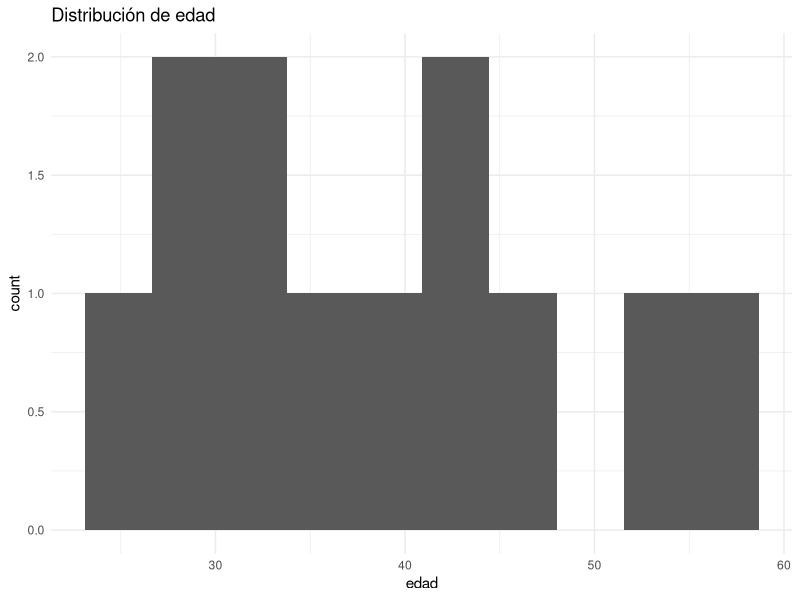
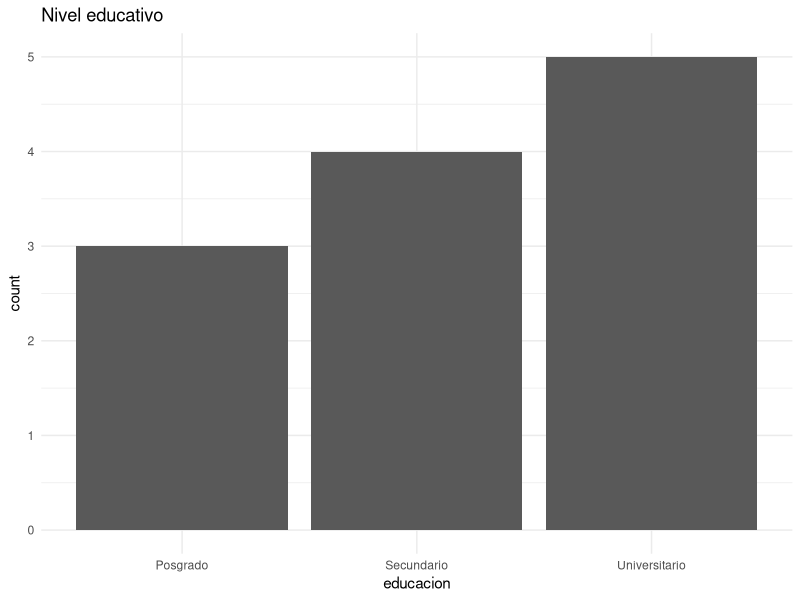
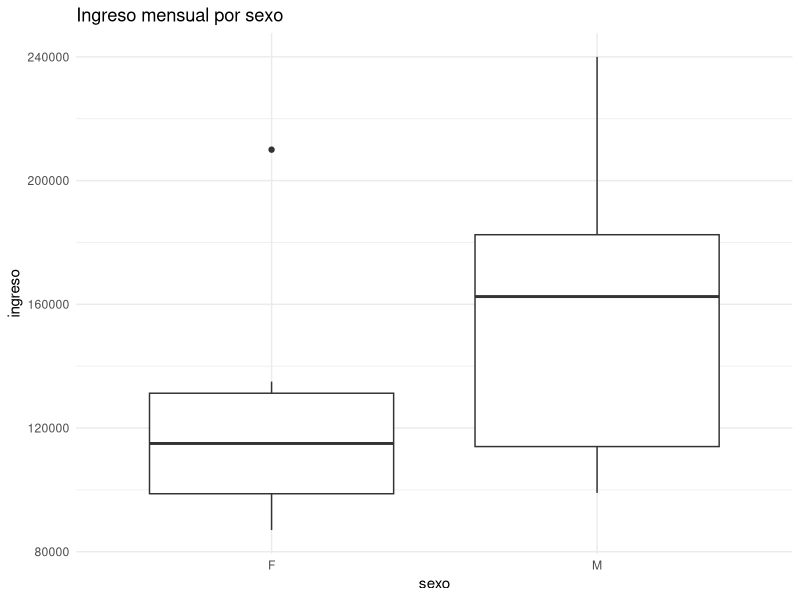
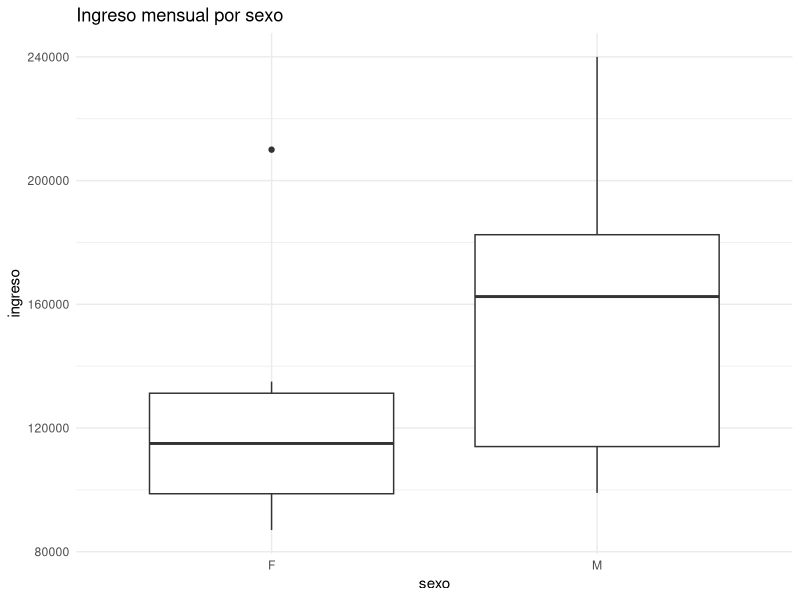
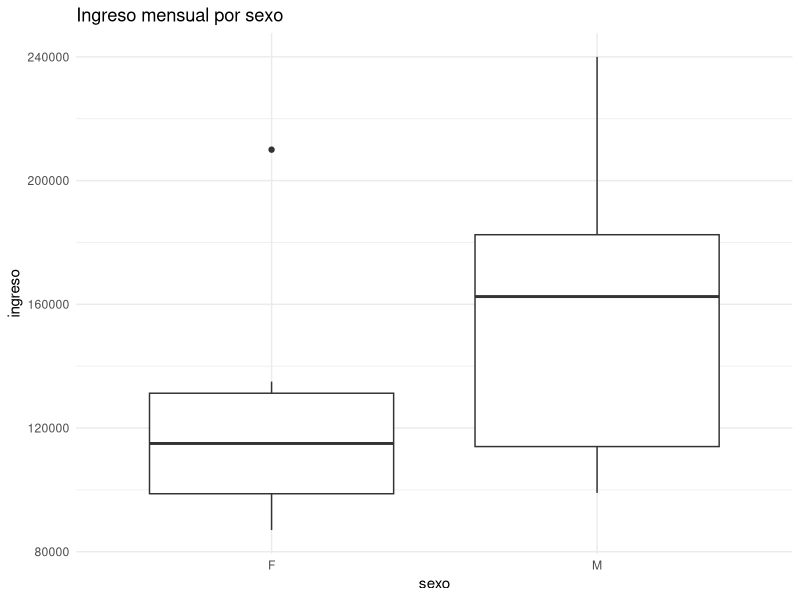
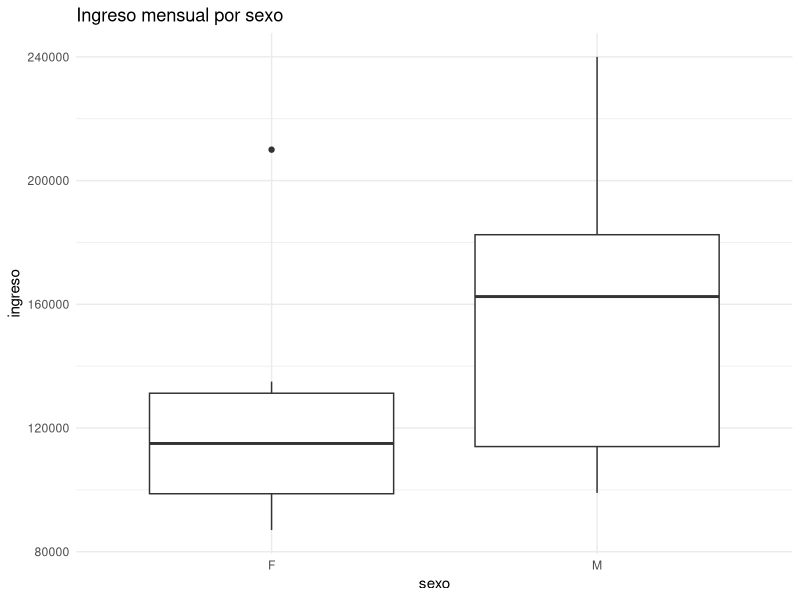

Recreate these plots in R, in order.
# Script 03 - Estadística descriptiva y visualización con ggplot2
# Curso: Introducción práctica a R para ciencias sociales (IIDyPCA)
# Día 3

library(tidyverse)

datos <- read_csv("datos/dataset_limpio.csv")
glimpse(datos)

# Descriptiva
summary(select(datos, edad, ingreso))
datos |> count(sexo)
datos |> count(educacion)

datos |>
  group_by(sexo) |>
  summarise(
    n = n(),
    ingreso_prom = mean(ingreso),
    edad_prom = mean(edad)
  )

# Histogramas, barras, boxplots
ggplot(datos, aes(x = edad)) +
  geom_histogram(bins = 10) +
  labs(title = "Distribución de edad") +
  theme_minimal()

ggplot(datos, aes(x = educacion)) +
  geom_bar() +
  labs(title = "Nivel educativo") +
  theme_minimal()

ggplot(datos, aes(x = sexo, y = ingreso)) +
  geom_boxplot() +
  labs(title = "Ingreso mensual por sexo") +
  theme_minimal()

ggsave("figuras/hist_edad.png", width = 6, height = 4)
ggsave("figuras/bar_educacion.png", width = 6, height = 4)
ggsave("figuras/box_ingreso_sexo.png", width = 6, height = 4)
